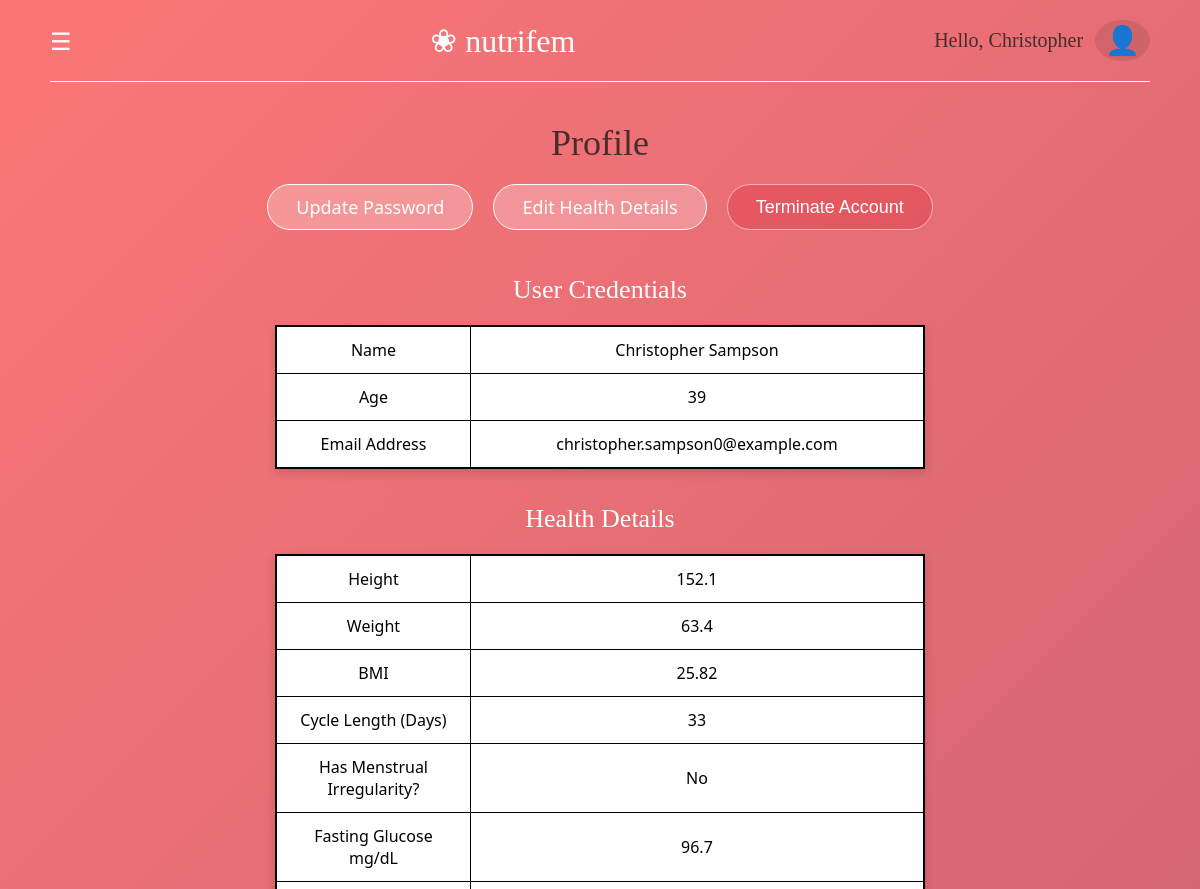
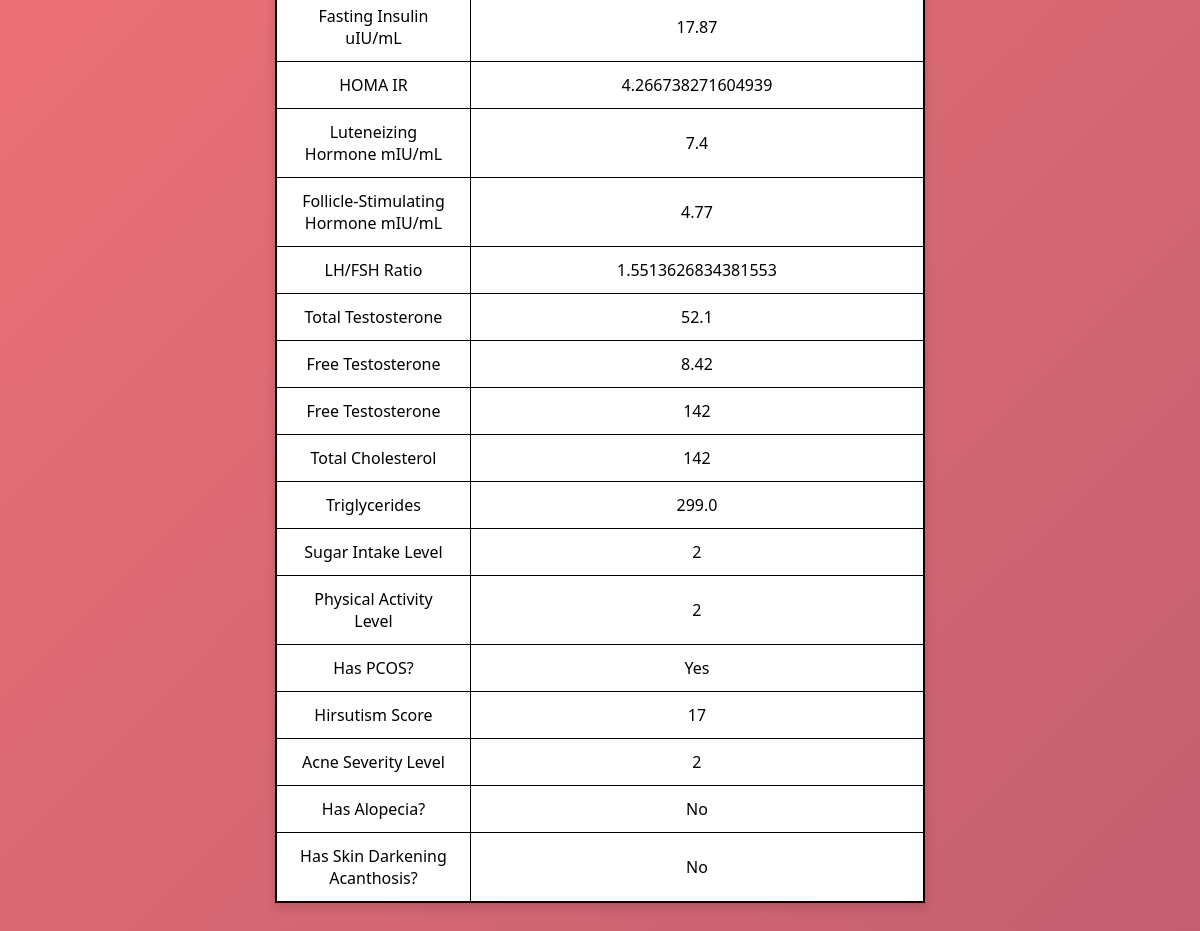
Screenshot of /profile (signed in) with the database file from the repository (2 pictures, top to bottom).
### tables this page shows
CREATE TABLE "patientdata" (
"Age" INTEGER,
  "Height_cm" REAL,
  "Weight_kg" REAL,
  "BMI" REAL,
  "Menstrual_Cycle_Length_days" INTEGER,
  "Menstrual_Irregularity" INTEGER,
  "Fasting_Glucose_mg_dL" REAL,
  "Fasting_Insulin_uIU_mL" REAL,
  "HOMA_IR" REAL,
  "LH_mIU_mL" REAL,
  "FSH_mIU_mL" REAL,
  "LH_FSH_Ratio" REAL,
  "Total_Testosterone_ng_dL" REAL,
  "Free_Testosterone_pg_mL" REAL,
  "Total_Cholesterol_mg_dL" INTEGER,
  "Triglycerides_mg_dL" REAL,
  "Dietary_Sugar_Intake" INTEGER,
  "Physical_Activity_Level" INTEGER,
  "PCOS_Diagnosis" INTEGER,
  "Hirsutism_Score_FG" INTEGER,
  "Acne_Severity" INTEGER,
  "Alopecia" INTEGER,
  "Skin_Darkening_Acanthosis" INTEGER,
  "first_name" TEXT,
  "last_name" TEXT,
  "email" TEXT,
  "Target_Nutrient_Vector" TEXT,
  "hashed_password" TEXT
);

### WORKING_APP.py (the view)
@app.route("/profile")
def profile():
    if "ID" not in session:
        flash("Please log in to continue.")
        return redirect(url_for("login"))
    user_email = session["ID"]
    conn= sqlite3.connect(DB_PATH)
    conn.row_factory = sqlite3.Row #Accessing column names on rows
    cursor = conn.cursor()
    cursor.execute("SELECT * FROM patientdata WHERE lower(email) = lower(?)", (user_email,))
    user_row = cursor.fetchone()
    conn.close()
    if not user_row:
        flash("User details could not be found.")
        return redirect(url_for("dashboard"))
    user_first_name = session.get("first_name", "User")
    return render_template(
        'profile.html',
        user=user_row,
        user_name=session.get("username", "User"),
        first_name=user_first_name
    )

### templates/profile.html (shortened to what this page needs)
<!DOCTYPE html>
<html lang="en">
<head>
    <link rel="stylesheet" href="{{ url_for('static', filename='css/profile_style.css') }}">
</head>
<body>
  <header class="navbar">
    <div class="menu-icon" onclick="openNav()">&#9776;</div>
    <div class="logo">
      <span class="flower-icon">&#10048;</span> nutrifem
    </div>
    <div class="user-profile">
        <span class="greeting">Hello, {{ first_name }}</span>
        <span class="user-icon">&#128100;</span>
    </div>
  </header>
  <hr class="nav-divider">
  <main class="dashboard-wrapper">
    <div class="dashboard-content">
        <h1>Profile</h1>
        <div class="profile-actions">
          <a href="{{ url_for('update_password') }}" class="btn-pill">Update Password</a>
          <a href="{{ url_for('questionnaire') }}" class="btn-pill">Edit Health Details</a>
          <button type="button" class="btn-pill btn-danger" onclick="showTerminateModal()">Terminate Account</button>
        </div>
        <h2 class="table-heading">User Credentials</h2>
        <table class="details-table">
          <tr>
            <td class="label-col">Name</td>
            <td class="value-col">{{ user.first_name }} {{ user.last_name }}</td>
          </tr>
          <tr>
            <td class="label-col">Age</td>
            <td class="value-col">{{ user.Age if user.Age else 'N/A' }}</td>
          </tr>
          <tr>
            <td class="label-col">Email Address</td>
            <td class="value-col">{{ user.email }}</td>
          </tr>
        </table>
        <h2 class="table-heading">Health Details</h2>
        <table class="details-table">
          <tr>
            <td class="label-col">Height</td>
            <td class="value-col">{{ user.Height_cm if user.Height_cm else 'N/A' }}</td>
          </tr>
          <tr>
            <td class="label-col">Weight</td>
            <td class="value-col">{{ user.Weight_kg if user.Weight_kg else 'N/A' }}</td>
          </tr>
          <tr>
            <td class="label-col">BMI</td>
            <td class="value-col">{{ user.BMI if user.BMI else 'N/A' }}</td>
          </tr>
          <tr>
            <td class="label-col">Cycle Length (Days)</td>
            <td class="value-col">{{ user.Menstrual_Cycle_Length_days if user.Menstrual_Cycle_Length_days else 'N/A' }}</td>
          </tr>
          <tr>
            <td class="label-col">Has Menstrual Irregularity?</td>
            <td class="value-col">
              {% if user.Menstrual_Irregularity == 1 %}
                  Yes
              {% elif user.Menstrual_Irregularity == 0 %}
                  No
              {% else %}
                  N/A
              {% endif %}
            </td>
          </tr>
          <tr>
            <td class="label-col">Fasting Glucose mg/dL</td>
            <td class="value-col">{{ user.Fasting_Glucose_mg_dL if user.Fasting_Glucose_mg_dL else 'N/A' }}</td>
          </tr>
          <tr>
            <td class="label-col">Fasting Insulin uIU/mL</td>
            <td class="value-col">{{ user.Fasting_Insulin_uIU_mL if user.Fasting_Insulin_uIU_mL else 'N/A' }}</td>
          </tr>
          <tr>
            <td class="label-col">HOMA IR</td>
            <td class="value-col">{{ user.HOMA_IR if user.HOMA_IR else 'N/A' }}</td>
          </tr>
          <tr>
            <td class="label-col">Luteneizing Hormone mIU/mL</td>
            <td class="value-col">{{ user.LH_mIU_mL if user.LH_mIU_mL else 'N/A' }}</td>
          </tr>
          <tr>
            <td class="label-col">Follicle-Stimulating Hormone mIU/mL</td>
            <td class="value-col">{{ user.FSH_mIU_mL if user.FSH_mIU_mL else 'N/A' }}</td>
          </tr>
          <tr>
            <td class="label-col">LH/FSH Ratio</td>
            <td class="value-col">{{ user.LH_FSH_Ratio if user.LH_FSH_Ratio else 'N/A' }}</td>
          </tr>
          <tr>
            <td class="label-col">Total Testosterone</td>
            <td class="value-col">{{ user.Total_Testosterone_ng_dL if user.Total_Testosterone_ng_dL else 'N/A' }}</td>
          </tr>
          <tr>
            <td class="label-col">Free Testosterone</td>
            <td class="value-col">{{ user.Free_Testosterone_pg_mL if user.Free_Testosterone_pg_mL else 'N/A' }}</td>
          </tr>
          <tr>
            <td class="label-col">Free Testosterone</td>
            <td class="value-col">{{ user.Total_Cholesterol_mg_dL if user.Total_Cholesterol_mg_dL else 'N/A' }}</td>
          </tr>
          <tr>
            <td class="label-col">Total Cholesterol</td>
            <td class="value-col">{{ user.Total_Cholesterol_mg_dL if user.Total_Cholesterol_mg_dL else 'N/A' }}</td>
          </tr>
          <tr>
            <td class="label-col">Triglycerides</td>
            <td class="value-col">{{ user.Triglycerides_mg_dL if user.Triglycerides_mg_dL else 'N/A' }}</td>
          </tr>
          <tr>
            <td class="label-col">Sugar Intake Level</td>
            <td class="value-col">{{ user.Dietary_Sugar_Intake if user.Dietary_Sugar_Intake else 'N/A' }}</td>
          </tr>
          <tr>
            <td class="label-col">Physical Activity Level</td>
            <td class="value-col">{{ user.Physical_Activity_Level if user.Physical_Activity_Level else 'N/A' }}</td>
          </tr>
          <tr>
            <td class="label-col">Has PCOS?</td>
            <td class="value-col">
              {% if user.PCOS_Diagnosis == 1 %}
                  Yes
              {% elif user.PCOS_Diagnosis == 0 %}
                  No
              {% else %}
                  N/A
              {% endif %}
            </td>
          </tr>
          <tr>
            <td class="label-col">Hirsutism Score</td>
            <td class="value-col">{{ user.Hirsutism_Score_FG if user.Hirsutism_Score_FG else 'N/A' }}</td>
          </tr>
          <tr>
            <td class="label-col">Acne Severity Level</td>
            <td class="value-col">{{ user.Acne_Severity if user.Acne_Severity else 'N/A' }}</td>
          </tr>
          <tr>
            <td class="label-col">Has Alopecia?</td>
            <td class="value-col">
              {% if user.Alopecia == 1 %}
                  Yes
              {% elif user.Alopecia == 0 %}
                  No
              {% else %}
                  N/A
              {% endif %}
            </td>
          </tr>
          <tr>
            <td class="label-col">Has Skin Darkening Acanthosis?</td>
            <td class="value-col">
              {% if user.Skin_Darkening_Acanthosis == 1 %}
                  Yes
              {% elif user.Skin_Darkening_Acanthosis == 0 %}
                  No
              {% else %}
                  N/A
              {% endif %}
            </td>
          </tr>
        </table>
    </div>
  </main>
</body>
</html>

### static/css/profile_style.css (style rules this page uses)
* { box-sizing: border-box; margin: 0; padding: 0; }
body { background: linear-gradient(135deg, #fc7777 0%, #c35f71 100%); color: white; font-family: 'Segoe UI', Tahoma, Geneva, Verdana, sans-serif; min-height: 100vh; }
.navbar { display: flex; justify-content: space-between; align-items: center; padding: 20px 50px; }
.menu-icon { font-size: 24px; cursor: pointer; }
.logo { font-size: 32px; font-family: Georgia, serif; }
.nav-divider { border: 0; border-top: 1px solid white; margin: 0 50px; }
.user-profile { display: flex; align-items: center; gap: 12px; font-family: Georgia, serif; font-size: 20px; color: #4a2c2c; }
.user-icon { font-size: 28px; background-color: rgba(74, 44, 44, 0.15); padding: 4px 10px; border-radius: 50%; display: flex; align-items: center; justify-content: center; }
.dashboard-wrapper { padding-top: 40px; padding-bottom: 40px; }
.dashboard-content { display: flex; flex-direction: column; align-items: center; text-align: center; gap: 20px; }
.dashboard-content h1 { font-family: Georgia, serif; font-size: 36px; font-weight: normal; color: #4a2c2c; }
.table-heading { font-family: Georgia, serif; font-size: 26px; font-weight: normal; color: white; margin-top: 15px; }
.profile-actions { display: flex; justify-content: center; gap: 20px; flex-wrap: wrap; margin-bottom: 10px; }
.btn-pill { padding: 10px 28px; font-size: 18px; background-color: rgba(255, 255, 255, 0.25); border: 1.5px solid white; border-radius: 30px; color: white; text-decoration: none; transition: all 0.3s ease; }
.details-table { width: 100%; max-width: 650px; border-collapse: collapse; background-color: white; color: black; border: 2px solid black; box-shadow: 0 4px 10px rgba(0, 0, 0, 0.15); }
.details-table td { border: 1.5px solid black; padding: 12px 20px; font-size: 16px; }
.label-col { width: 30%; text-align: center; font-weight: 500; }
.value-col { width: 70%; text-align: center; }
.btn-danger { background-color: rgba(220, 53, 69, 0.4); border-color: #ffb3b8; cursor: pointer; }

### rows the page displays
patientdata: first_name "Christopher", last_name "Sampson", Age "39", email "christopher.sampson0@example.com", Height_cm "152.1", Weight_kg "63.4", BMI "25.82", Menstrual_Cycle_Length_days "33", Fasting_Glucose_mg_dL "96.7", Fasting_Insulin_uIU_mL "17.87", HOMA_IR "4.266738271604939", LH_mIU_mL "7.4", FSH_mIU_mL "4.77", LH_FSH_Ratio "1.5513626834381553", Total_Testosterone_ng_dL "52.1", Free_Testosterone_pg_mL "8.42", Total_Cholesterol_mg_dL "142", Triglycerides_mg_dL "299.0", Dietary_Sugar_Intake "2", Physical_Activity_Level "2", Hirsutism_Score_FG "17", Acne_Severity "2"
